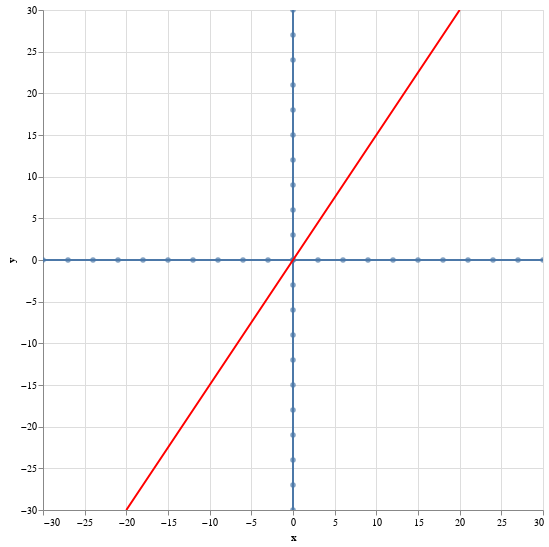

Notebook cell for this chart:
### Markdown cell above
### Give it a try

### Code cell
plot_line_coordinate_plane(get_linear_data(20, 1.5))

### Figure 1 — Vega-Lite specification as saved in the notebook (floating-point values rounded to 4 significant figures)
{"config": {"view": {"continuousWidth": 300, "continuousHeight": 300}}, "layer": [{"data": {"name": "data-fe9f2f7522e52ef17ff4ec2f4cc19cc5"}, "mark": {"type": "line"}, "encoding": {"x": {"field": "x", "type": "quantitative"}, "y": {"field": "y", "type": "quantitative"}}, "name": "view_16"}, {"data": {"name": "data-3487e5c75375c8d91cae6c38f3b1450e"}, "mark": {"type": "line"}, "encoding": {"x": {"field": "x", "type": "quantitative"}, "y": {"field": "y", "type": "quantitative"}}}, {"data": {"name": "data-fe9f2f7522e52ef17ff4ec2f4cc19cc5"}, "mark": {"type": "circle"}, "encoding": {"tooltip": [{"field": "x", "type": "quantitative"}], "x": {"field": "x", "type": "quantitative"}, "y": {"field": "y", "type": "quantitative"}}}, {"data": {"name": "data-3487e5c75375c8d91cae6c38f3b1450e"}, "mark": {"type": "circle"}, "encoding": {"tooltip": [{"field": "y", "type": "quantitative"}], "x": {"field": "x", "type": "quantitative"}, "y": {"field": "y", "type": "quantitative"}}}, {"data": {"name": "data-ecc8b5c109cfa8c27c53b894064ec3a7"}, "mark": {"type": "line", "color": "red"}, "encoding": {"tooltip": [{"field": "x", "type": "quantitative"}, {"field": "y", "type": "quantitative"}], "x": {"field": "x", "type": "quantitative"}, "y": {"field": "y", "type": "quantitative"}}}], "height": 500, "params": [{"name": "param_16", "select": {"type": "interval", "encodings": ["x", "y"]}, "bind": "scales", "views": ["view_16"]}], "width": 500, "$schema": "https://vega.github.io/schema/vega-lite/v5.20.1.json", "datasets": {"data-fe9f2f7522e52ef17ff4ec2f4cc19cc5": [{"x": -30, "y": 0}, {"x": -27, "y": 0}, {"x": -24, "y": 0}, {"x": -21, "y": 0}, {"x": -18, "y": 0}, {"x": -15, "y": 0}, {"x": -12, "y": 0}, {"x": -9, "y": 0}, {"x": -6, "y": 0}, {"x": -3, "y": 0}, {"x": 0, "y": 0}, {"x": 3, "y": 0}, {"x": 6, "y": 0}, {"x": 9, "y": 0}, {"x": 12, "y": 0}, {"x": 15, "y": 0}, {"x": 18, "y": 0}, {"x": 21, "y": 0}, {"x": 24, "y": 0}, {"x": 27, "y": 0}, {"x": 30, "y": 0}], "data-3487e5c75375c8d91cae6c38f3b1450e": [{"x": 0, "y": -30}, {"x": 0, "y": -27}, {"x": 0, "y": -24}, {"x": 0, "y": -21}, {"x": 0, "y": -18}, {"x": 0, "y": -15}, {"x": 0, "y": -12}, {"x": 0, "y": -9}, {"x": 0, "y": -6}, {"x": 0, "y": -3}, {"x": 0, "y": 0}, {"x": 0, "y": 3}, {"x": 0, "y": 6}, {"x": 0, "y": 9}, {"x": 0, "y": 12}, {"x": 0, "y": 15}, {"x": 0, "y": 18}, {"x": 0, "y": 21}, {"x": 0, "y": 24}, {"x": 0, "y": 27}, {"x": 0, "y": 30}], "data-ecc8b5c109cfa8c27c53b894064ec3a7": [{"x": -20, "y": -30.0}, {"x": -19, "y": -28.5}, {"x": -18, "y": -27.0}, {"x": -17, "y": -25.5}, {"x": -16, "y": -24.0}, {"x": -15, "y": -22.5}, {"x": -14, "y": -21.0}, {"x": -13, "y": -19.5}, {"x": -12, "y": -18.0}, {"x": -11, "y": -16.5}, {"x": -10, "y": -15.0}, {"x": -9, "y": -13.5}, {"x": -8, "y": -12.0}, {"x": -7, "y": -10.5}, {"x": -6, "y": -9.0}, {"x": -5, "y": -7.5}, {"x": -4, "y": -6.0}, {"x": -3, "y": -4.5}, {"x": -2, "y": -3.0}, {"x": -1, "y": -1.5}, {"x": 0, "y": 0.0}, {"x": 1, "y": 1.5}, {"x": 2, "y": 3.0}, {"x": 3, "y": 4.5}, {"x": 4, "y": 6.0}, {"x": 5, "y": 7.5}, {"x": 6, "y": 9.0}, {"x": 7, "y": 10.5}, {"x": 8, "y": 12.0}, {"x": 9, "y": 13.5}, {"x": 10, "y": 15.0}, {"x": 11, "y": 16.5}, {"x": 12, "y": 18.0}, {"x": 13, "y": 19.5}, {"x": 14, "y": 21.0}, {"x": 15, "y": 22.5}, {"x": 16, "y": 24.0}, {"x": 17, "y": 25.5}, {"x": 18, "y": 27.0}, {"x": 19, "y": 28.5}, {"x": 20, "y": 30.0}]}}
